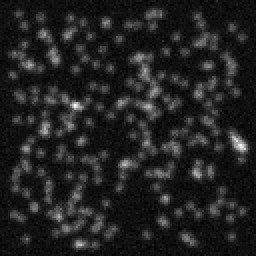
#> input picture spt_batch_analysis/test_data/synthetic/dense_108nm.tif, 128 x 128 px (shown 2 times larger)
$ python -i automated_labeling.py   (imports and definitions only)
#> lines starting #> are read from the running program, lines starting #| are printed output that depends on the picture; after the words box and inside, x2 and y2 are one past the last pixel; in counts of white or black regions, pixels touching at a corner belong together
#!/usr/bin/env python3
# -*- coding: utf-8 -*-
"""
Automated Label Generation for Calcium Events
==============================================

Automatically generate training labels based on signal analysis.

Methods:
- Intensity thresholding
- Temporal filtering
- Morphological operations
- Connected component analysis
- Size-based classification
- Duration-based classification

Author: George Stuyt (with Claude)
Date: 2024-12-26
"""

import numpy as np
from scipy import ndimage
from skimage import morphology, measure
from typing import Tuple, Optional
import logging

logger = logging.getLogger(__name__)


class AutomatedLabeler:
    """
    Automated label generation for calcium imaging data.

    Uses signal processing techniques to detect and classify events.
    """

    # Classification criteria (pixels and frames)
    SPARK_MAX_SIZE = 50      # Max size for sparks
    PUFF_MIN_SIZE = 30       # Min size for puffs
    PUFF_MAX_SIZE = 200      # Max size for puffs
    WAVE_MIN_SIZE = 150      # Min size for waves

    SPARK_MAX_DURATION = 10  # Max duration for sparks
    PUFF_MIN_DURATION = 5    # Min duration for puffs
    PUFF_MAX_DURATION = 30   # Max duration for puffs
    WAVE_MIN_DURATION = 20   # Min duration for waves

    def __init__(self):
        """Initialize automated labeler."""
        pass

    def generate_labels(self,
                       image: np.ndarray,
                       intensity_threshold: float = 0.3,
                       temporal_filter_size: int = 3,
                       min_event_size: int = 10,
                       min_event_duration: int = 2,
                       auto_classify: bool = True) -> np.ndarray:
        """
        Generate automated labels for calcium imaging data.

        Parameters
        ----------
        image : ndarray
            Input image (T, H, W)
        intensity_threshold : float
            Threshold for event detection (0-1, normalized)
        temporal_filter_size : int
            Size of temporal median filter
        min_event_size : int
            Minimum event size in pixels
        min_event_duration : int
            Minimum event duration in frames
        auto_classify : bool
            Automatically classify events by size/duration

        Returns
        -------
        labels : ndarray
            Label mask (T, H, W) with values 0=bg, 1=spark, 2=puff, 3=wave
        """
        logger.info("Starting automated label generation...")

        T, H, W = image.shape

        # Step 1: Normalize image
        logger.info("Normalizing image...")
        image_norm = self.normalize_image(image)

        # Step 2: Apply temporal filtering
        logger.info(f"Applying temporal filter (size={temporal_filter_size})...")
        image_filtered = self.temporal_filter(image_norm, temporal_filter_size)

        # Step 3: Threshold to detect events
        logger.info(f"Thresholding at {intensity_threshold}...")
        binary = image_filtered > intensity_threshold

        # Step 4: Morphological cleanup
        logger.info("Morphological cleanup...")
        binary_clean = self.morphological_cleanup(binary)

        # Step 5: Connected component labeling
        logger.info("Connected component labeling...")
        labeled, num_events = self.connected_components_3d(binary_clean)

        logger.info(f"Found {num_events} initial events")

        # Step 6: Filter by size and duration
        logger.info("Filtering by size and duration...")
        labels = self.filter_events(
            labeled,
            min_size=min_event_size,
            min_duration=min_event_duration
        )

        # Step 7: Classify events
        if auto_classify:
            logger.info("Auto-classifying events...")
            labels = self.classify_events(labels)
        else:
            # All events are class 1 (spark) by default
            labels = (labels > 0).astype(np.uint8)

        num_final = len(np.unique(labels)) - 1  # Subtract background
        logger.info(f"Generated {num_final} labeled events")

        return labels

    def normalize_image(self, image: np.ndarray) -> np.ndarray:
        """
        Normalize image to 0-1 range.

        Uses percentile-based normalization to be robust to outliers.
        """
        p_low = np.percentile(image, 1)
        p_high = np.percentile(image, 99)

        image_norm = (image - p_low) / (p_high - p_low + 1e-8)
        image_norm = np.clip(image_norm, 0, 1)

        return image_norm.astype(np.float32)

    def temporal_filter(self, image: np.ndarray, filter_size: int) -> np.ndarray:
        """
        Apply temporal median filter to reduce noise.

        Parameters
        ----------
        image : ndarray
            Input image (T, H, W)
        filter_size : int
            Size of median filter in time dimension

        Returns
        -------
        filtered : ndarray
            Filtered image
        """
        if filter_size <= 1:
            return image

        # Apply median filter along time axis
        filtered = ndimage.median_filter(image, size=(filter_size, 1, 1))

        return filtered

    def morphological_cleanup(self, binary: np.ndarray) -> np.ndarray:
        """
        Clean up binary mask using morphological operations.

        Removes small isolated pixels and fills small holes.
        """
        # Process each frame
        cleaned = np.zeros_like(binary)

        for t in range(binary.shape[0]):
            frame = binary[t]

            # Remove small objects
            frame = morphology.remove_small_objects(frame, min_size=5)

            # Close small holes
            frame = morphology.binary_closing(frame, morphology.disk(2))

            cleaned[t] = frame

        return cleaned

    def connected_components_3d(self, binary: np.ndarray) -> Tuple[np.ndarray, int]:
        """
        Label connected components in 3D (time + space).

        Parameters
        ----------
        binary : ndarray
            Binary mask (T, H, W)

        Returns
        -------
        labeled : ndarray
            Labeled image where each event has unique ID
        num_events : int
            Number of detected events
        """
        # Define 3D connectivity (6-connectivity: time + 4-spatial)
        structure = np.zeros((3, 3, 3), dtype=bool)
        structure[1, 1, :] = True  # Spatial connectivity
        structure[:, 1, 1] = True  # Temporal connectivity

        labeled, num_events = ndimage.label(binary, structure=structure)

        return labeled, num_events

    def filter_events(self,
                     labeled: np.ndarray,
                     min_size: int = 10,
                     min_duration: int = 2) -> np.ndarray:
        """
        Filter events by size and duration criteria.

        Parameters
        ----------
        labeled : ndarray
            Labeled image
        min_size : int
            Minimum size in voxels
        min_duration : int
            Minimum duration in frames

        Returns
        -------
        filtered : ndarray
            Filtered labeled image
        """
        filtered = np.zeros_like(labeled)

        unique_labels = np.unique(labeled)
        unique_labels = unique_labels[unique_labels > 0]  # Skip background

        new_label = 1

        for label_id in unique_labels:
            mask = labeled == label_id

            # Check size
            size = np.sum(mask)
            if size < min_size:
                continue

            # Check duration
            frames_with_event = np.any(mask, axis=(1, 2))
            duration = np.sum(frames_with_event)
            if duration < min_duration:
                continue

            # Keep this event
            filtered[mask] = new_label
            new_label += 1

        return filtered

    def classify_events(self, labeled: np.ndarray) -> np.ndarray:
        """
        Classify events as sparks (1), puffs (2), or waves (3).

        Classification based on:
        - Size (spatial extent)
        - Duration (temporal extent)

        Criteria:
        - Sparks: Small (<50 pixels), short (<10 frames)
        - Puffs: Medium (30-200 pixels), medium (5-30 frames)
        - Waves: Large (>150 pixels), long (>20 frames)

        Parameters
        ----------
        labeled : ndarray
            Instance labeled image

        Returns
        -------
        classified : ndarray
            Class labeled image (0=bg, 1=spark, 2=puff, 3=wave)
        """
        classified = np.zeros_like(labeled, dtype=np.uint8)

        unique_labels = np.unique(labeled)
        unique_labels = unique_labels[unique_labels > 0]

        logger.info(f"Classifying {len(unique_labels)} events...")

        for label_id in unique_labels:
            mask = labeled == label_id

            # Calculate properties
            size = np.sum(mask)

            # Get temporal extent
            frames_with_event = np.any(mask, axis=(1, 2))
            duration = np.sum(frames_with_event)

            # Get spatial extent (max area in any frame)
            max_area = 0
            for t in range(labeled.shape[0]):
                if frames_with_event[t]:
                    area = np.sum(mask[t])
                    max_area = max(max_area, area)

            # Classify based on size and duration
            if max_area <= self.SPARK_MAX_SIZE and duration <= self.SPARK_MAX_DURATION:
                event_class = 1  # Spark
            elif max_area >= self.WAVE_MIN_SIZE and duration >= self.WAVE_MIN_DURATION:
                event_class = 3  # Wave
            elif (self.PUFF_MIN_SIZE <= max_area <= self.PUFF_MAX_SIZE and
                  self.PUFF_MIN_DURATION <= duration <= self.PUFF_MAX_DURATION):
                event_class = 2  # Puff
            else:
                # Default to puff for ambiguous cases
                event_class = 2

            classified[mask] = event_class

        # Count events per class
        for class_id, class_name in [(1, 'sparks'), (2, 'puffs'), (3, 'waves')]:
            count = np.sum(np.any(classified == class_id, axis=(1, 2)))
            logger.info(f"  {class_name}: {count}")

        return classified

    # [91 lines left out: functions refine_labels, detect_by_template_matching, estimate_noise_level, not called in this run]

>>> import cv2
>>> picture = cv2.imread('../spt_batch_analysis/test_data/synthetic/dense_108nm.tif')
#> picture is the input picture: shape (128, 128, 3); min 0, max 34, mean 4.6
>>> result = AutomatedLabeler().generate_labels(picture)
#> in normalize_image, `p_low = np.percentile(image, 1)`: p_low = 1
#> in normalize_image, `p_high = np.percentile(image, 99)`: p_high = 18
#> in normalize_image, `image_norm = np.clip(image_norm, 0, 1)`:
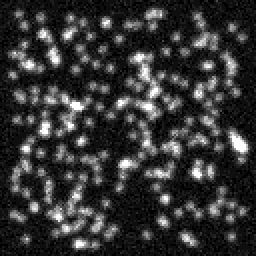
#> image_norm: shape (128, 128, 3) float64 (shown 2 times larger); min 0, max 1, mean 0.208
#> in generate_labels, `binary = image_filtered > intensity_threshold`:
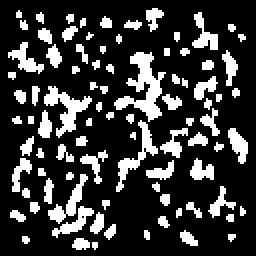
#> binary: shape (128, 128, 3) bool (shown 2 times larger); 22% white; 89 white regions (46 under 20 px), largest, box (x1, y1, x2, y2) and area: (57, 26, 83, 61) 358, (22, 43, 46, 69) 224, (58, 60, 79, 96) 181
#> after the loop in morphological_cleanup, `for t in range(binary.shape[0]):`:
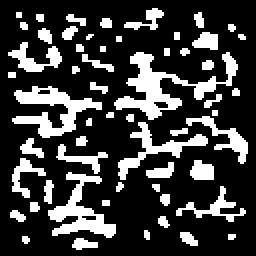
#> cleaned: shape (128, 128, 3) bool (shown 2 times larger); 23.8% white; 57 white regions (25 under 20 px), largest, box (x1, y1, x2, y2) and area: (57, 26, 119, 60) 648, (6, 43, 51, 69) 477, (24, 86, 58, 119) 427
#> in connected_components_3d, `labeled, num_events = ndimage.label(binary, structure=structure)`:
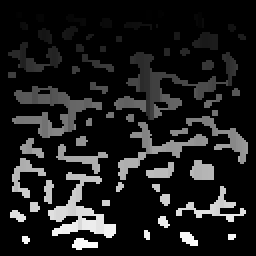
#> labeled: shape (128, 128, 3) int32 (shown 2 times larger); min 0, max 794, mean 93.3; drawn with min black and max white
#> in connected_components_3d, `labeled, num_events = ndimage.label(binary, structure=structure)`: num_events = 794
#> in filter_events, `unique_labels = np.unique(labeled)`: unique_labels = 795 values from 0 to 794
#> in filter_events, `unique_labels = unique_labels[unique_labels > 0]`: unique_labels = 794 values from 1 to 794
#> the loop in filter_events, `for label_id in unique_labels:` made 794 passes
#> (size, duration) on passes 1 to 3: (33, 11), (33, 11), (15, 5)
#> pass 1, in filter_events, `mask = labeled == label_id`:
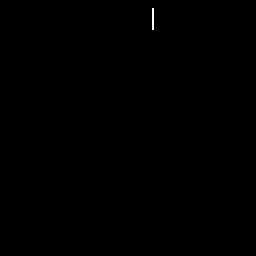
#> mask: shape (128, 128, 3) bool (shown 2 times larger); 0.07% white in thin lines or dots, all inside (x1, y1, x2, y2) = (76, 4, 77, 15)
#> after the loop in filter_events, `for label_id in unique_labels:`:
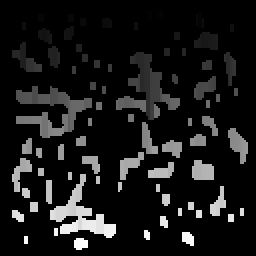
#> filtered: shape (128, 128, 3) int32 (shown 2 times larger); min 0, max 505, mean 48.2; drawn with min black and max white
#> after the loop in filter_events, `for label_id in unique_labels:`: mask: shape (128, 128, 3) bool; 0.01% white in thin lines or dots, all inside (x1, y1, x2, y2) = (36, 122, 37, 124)
#> after the loop in filter_events, `for label_id in unique_labels:`: new_label = 506
#> in classify_events, `unique_labels = np.unique(labeled)`: unique_labels = 506 values from 0 to 505
#> in classify_events, `unique_labels = unique_labels[unique_labels > 0]`: unique_labels = 505 values from 1 to 505
#> the loop in classify_events, `for label_id in unique_labels:` made 505 passes
#> (size, duration, event_class) on passes 1 to 12: (33, 11, 2), (33, 11, 2), (15, 5, 1), (15, 5, 1), (15, 5, 1), (15, 5, 1), (12, 4, 1), (12, 4, 1), (24, 8, 1), (24, 8, 1), (12, 4, 1), (12, 4, 1)
#> after the loop in classify_events, `for label_id in unique_labels:`:
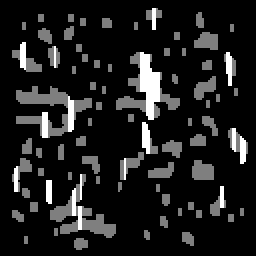
#> classified: shape (128, 128, 3) (shown 2 times larger); min 0, max 2, mean 0.238; drawn with min black and max white
#> after the loop in classify_events, `for label_id in unique_labels:`: mask: shape (128, 128, 3) bool; 0.02% white in thin lines or dots, all inside (x1, y1, x2, y2) = (43, 120, 44, 124)
#> the loop in classify_events, `for class_id, class_name in [(1, 'sparks'), (2, 'puffs'), (3, 'waves')]:` made 3 passes
#> count on passes 1 to 3: 121, 105, 0
#> in generate_labels, `num_final = len(np.unique(labels)) - 1`: num_final = 2

$ run again, on spt_batch_analysis/test_data/synthetic/diagnostic_single_frame.tif
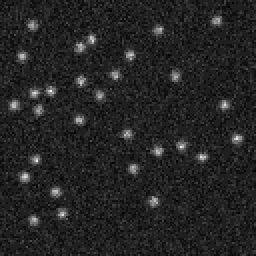
#> input picture spt_batch_analysis/test_data/synthetic/diagnostic_single_frame.tif, 128 x 128 px (shown 2 times larger)
#> picture is the input picture: shape (128, 128, 3); min 0, max 16, mean 2.35
#> p_low = 1
#> p_high = 9
#> binary: shape (128, 128, 3) bool; 6.2% white; 62 white regions (35 under 20 px), largest, box (x1, y1, x2, y2) and area: (37, 15, 49, 27) 76, (14, 42, 29, 50) 65, (73, 96, 80, 104) 37
#> labeled: shape (128, 128, 3) int32; 192 distinct labels, from 0 to 191
#> in connected_components_3d, `labeled, num_events = ndimage.label(binary, structure=structure)`: num_events = 191
#> in filter_events, `unique_labels = np.unique(labeled)`: unique_labels = 192 values from 0 to 191
#> in filter_events, `unique_labels = unique_labels[unique_labels > 0]`: unique_labels = 191 values from 1 to 191
#> the loop in filter_events, `for label_id in unique_labels:` made 191 passes
#> (size, duration) on passes 1 to 3: (18, 6), (18, 6), (15, 5)
#> after the loop in filter_events, `for label_id in unique_labels:`:
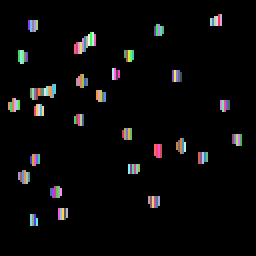
#> filtered: shape (128, 128, 3) int32 (shown 2 times larger); 154 distinct labels, from 0 to 153; one colour per label, 0 black
#> after the loop in filter_events, `for label_id in unique_labels:`: new_label = 154
#> in classify_events, `unique_labels = np.unique(labeled)`: unique_labels = 154 values from 0 to 153
#> in classify_events, `unique_labels = unique_labels[unique_labels > 0]`: unique_labels = 153 values from 1 to 153
#> the loop in classify_events, `for label_id in unique_labels:` made 153 passes
#> (size, duration) on passes 1 to 8: (18, 6), (18, 6), (15, 5), (15, 5), (12, 4), (12, 4), (15, 5), (18, 6)
#> after the loop in classify_events, `for label_id in unique_labels:`:
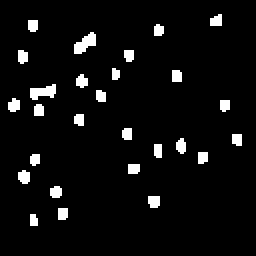
#> classified: shape (128, 128, 3) (shown 2 times larger); values 0 (black) and 1 (white), 5.2% white; 27 white regions, largest, box (x1, y1, x2, y2) and area: (37, 16, 48, 27) 70, (15, 42, 28, 50) 67, (9, 85, 15, 92) 34
#> the loop in classify_events, `for class_id, class_name in [(1, 'sparks'), (2, 'puffs'), (3, 'waves')]:` made 3 passes
#> count on passes 1 to 3: 102, 0, 0
#> num_final = 1
